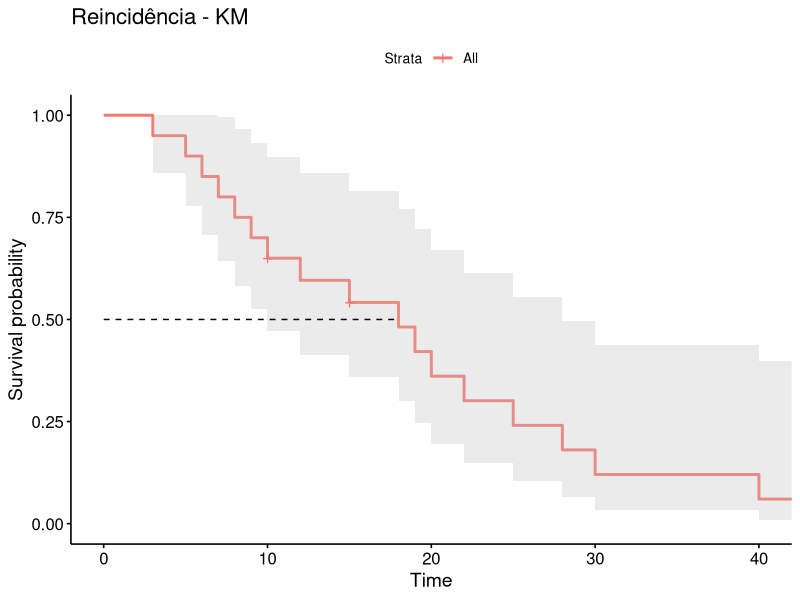
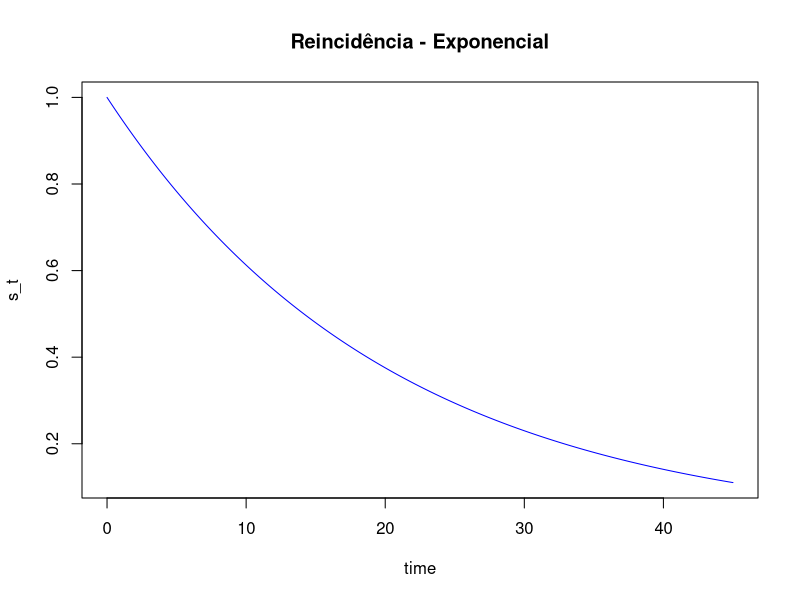
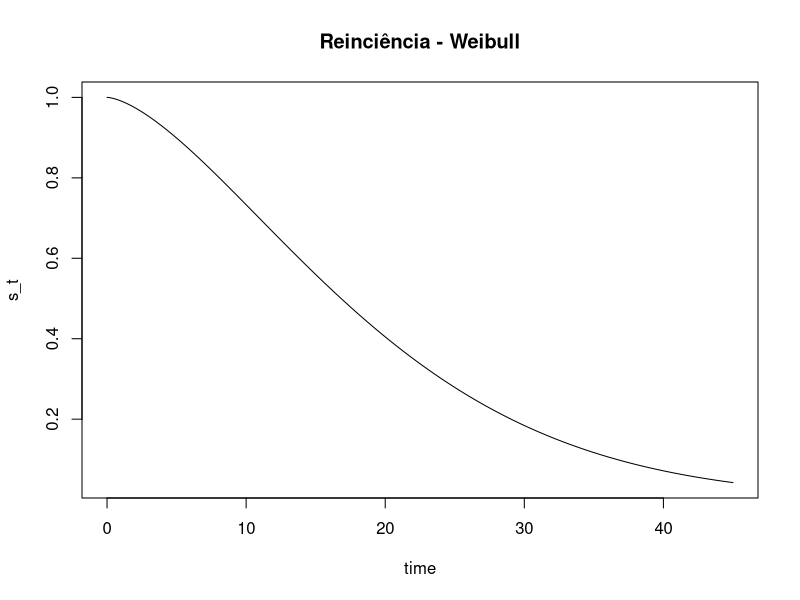
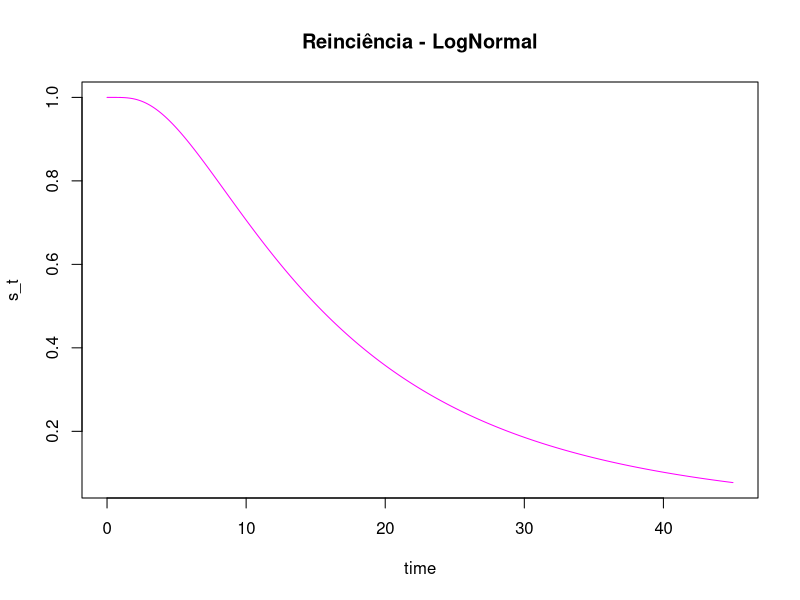

These figures' R source, in order:
########################################################
#                                                      #
#        Universidade Federal do Rio Grande do Sul     #
#                                                      #
#                 Análise de Sobrevivência             #
#                                                      #
#          Professora Patricia Klarmann Ziegelmann     #
#                                                      #
#                 Modelos Parametricos                 #
########################################################

# Bibliotecas
library(survival)
library(survminer)

# Exemplo Bexiga
dados=data.frame(tempo=c(3,5,6,7,8,9,10,10,12,15,15,18,19,20,22,25,28,30,40,45),
                 evento=c(1,1,1,1,1,1,1,0,1,1,0,1,1,1,1,1,1,1,1,0))
summary(dados$tempo)
################################################################################
# Estimador de Kaplan Meyer

m1=survfit(Surv(tempo,evento) ~ 1, data=dados, conf.type="log")
m1
summary(m1,extend=TRUE,times=c(10,20,30,40))
ggsurvplot(m1, data=dados,
           fontsize=5,
           title="Reincidência - KM",
           conf.int=T,
           surv.median.line = "h")
resul=data.frame(time=m1$time,KM=m1$surv)
resul
################################################################################
# Modelo Exponencial

# estimativa de maxima verossimilhanca utilizando a formula derivada em aula
sum(dados$tempo)/sum(dados$evento)

m2=survreg(Surv(tempo,evento) ~ 1, data=dados,dist="exponential")
m2
alfa=exp(m2$coefficients[1])
time=seq(0,45,0.001)
s_t=exp(-time/alfa)

plot(time,s_t,type="l",main="Reincidência - Exponencial",col="blue")

# extrapolação no tempo
extrapolacao=data.frame(tempo=c(10,20,30,40,50,60))
extrapolacao$Exponencial=exp(-extrapolacao$tempo/alfa)
extrapolacao

#incluindo os resultados na mesma tabela do KM
resul$Exponencial=exp(-resul$time/alfa)
resul

################################################################################
# Modelo Weibull
m3=survreg(Surv(tempo,evento) ~ 1, data=dados,dist="weibull")
m3
alfa=exp(m3$coefficients[1])
gama=1/m3$scale
time=seq(0,45,0.001)
s_t=exp(-(time/alfa)^gama)
plot(time,s_t,type="l",main="Reinciência - Weibull",col="black")

# extrapolação no tempo
extrapolacao$Weibull=exp(-(extrapolacao$tempo/alfa)^gama)
extrapolacao

#incluindo os resultados na mesma tabela do KM
resul$Weibull=exp(-(resul$time/alfa)^gama)
resul
################################################################################
# Modelo Log_Normal
m4=survreg(Surv(tempo,evento) ~ 1, data=dados,dist="lognorm")
m4
mi=m4$coefficients[1]
sigma=m4$scale
time=seq(0,45,0.001)
s_t=pnorm(-(log(time)-mi)/sigma)
plot(time,s_t,type="l",main="Reinciência - LogNormal",col="magenta")

# extrapolação no tempo
extrapolacao$Log_Normal=pnorm(-(log(extrapolacao$tempo)-mi)/sigma)
extrapolacao

#incluindo os resultados na mesma tabela do KM
resul$Log_Normal=pnorm(-(log(resul$time)-mi)/sigma)
resul
